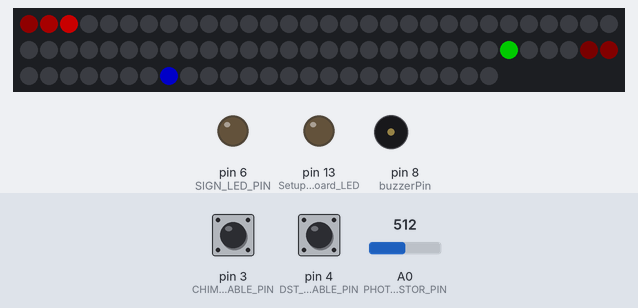
The sketch below on a simulated Arduino Uno, built with avr-gcc and run on an emulated ATmega328P. Parts: 84 RGB LEDs in strip order, left to right, continuing on the next row, output pins drawn as LEDs (lit = HIGH), buzzer (waves = sounding). The inputs (shaded band) are chosen by the test bench; at power-on: A0 (PHOTORESISTOR_PIN) = 512, pin 4 (DST_ENABLE_PIN) HIGH, pin 3 (CHIMES_ENABLE_PIN) HIGH. Dim RGB values are drawn brighter than linear; the local clock reads 2024-03-15 10:24:30 at power-on unless the sketch sets it; what the sketch prints to the serial monitor is not drawn.

Above: at 2.7 s.
2.8 s: A0 (PHOTORESISTOR_PIN) set to 42
4.5 s: A0 (PHOTORESISTOR_PIN) set to 37
At 5.8 s:
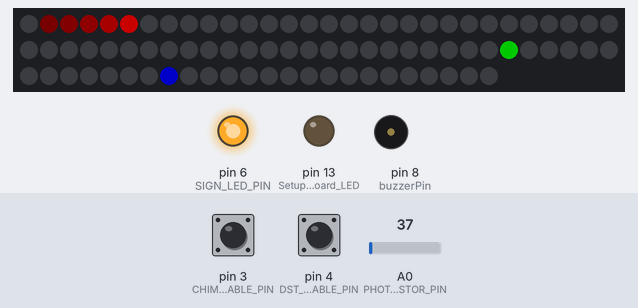
7.5 s: pin 4 (DST_ENABLE_PIN) pulled LOW for 0.15 s
9.1 s: pin 4 (DST_ENABLE_PIN) pulled LOW for 1 s
Timing chart, 0 to 12.1 s (numbered marks = the images above; inputs shaded):
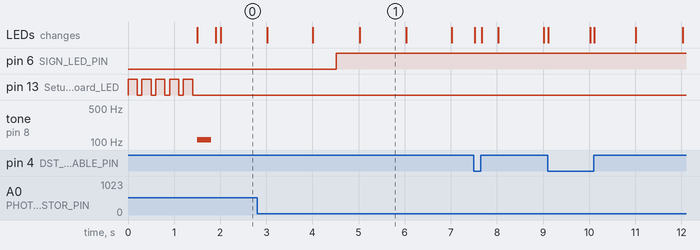

Measured:
- the behaviour switches between 40 and 39 on A0 (PHOTORESISTOR_PIN) (found by bisection; images 0 and 1)
- after the input at 4.5 s, pin 6 (SIGN_LED_PIN): LOW → HIGH at once

The sketch:

RGB-LED-Ring-Clock.ino
```cpp
// (licence header left out)
// ArduinoIDE system libraries
#include <Adafruit_NeoPixel.h>
#include "RTClib.h"   // Library for Real Time Clock DS1307A
#include <LinkedList.h>

// Project libraries
#include "pitches.h"  // My set of musical note pitches
#include "ToneJob.h"  // My struct for holding notes and rests to play

LinkedList<ToneJob> toneJobList = LinkedList<ToneJob>();


// Real Time Clock Object/API
RTC_DS1307 rtc;

#define DST_ENABLE_PIN 4    // Daylight savings time switch
#define CHIMES_ENABLE_PIN 3 // Clock chimes enable switch

// Pin pezieo is attached to
int buzzerPin = 8;

#define WHOLE_NOTE_DURATION_MS 1200
#define BONG_DURATION_MS 1200

// Westminster Chimes music:
int melody[] = {
  NOTE_A2, NOTE_G2, NOTE_F2, NOTE_C2, REST, REST, NOTE_F2, NOTE_G2, NOTE_A2, NOTE_F2, REST, REST, NOTE_A2, NOTE_F2, NOTE_G2, NOTE_C2, REST, REST, NOTE_C2, NOTE_G2, NOTE_A2, NOTE_F2, REST, REST
};

// Chimes music durations: 4 = quarter note, 8 = eighth note, etc.:
int noteDurations[] = {
  4, 4, 4, 4, 4, 4, 4, 4, 4, 4, 4, 4, 4, 4, 4, 4, 4, 4, 4, 4, 4, 4, 4, 4
};

int noteQuantity = 24;

// RGB LED Ring pins and base offsets Configuration
#define LED_PIN    9
#define LED_COUNT 84
#define LED_BRIGHTNESS 100      // One-off max LED brightness

#define LED_SEC_BASE_INDEX 0
#define LED_MIN_BASE_INDEX 0
#define LED_HOUR_BASE_INDEX 60
#define LED_SEC_COUNT 60
#define LED_MIN_COUNT 60
#define LED_HOUR_COUNT 24

#define COMET_ENABLED true
#define COMET_FADE_RATE 0.40

// RGB LED / NeoPixel Setup
Adafruit_NeoPixel strip(LED_COUNT, LED_PIN, NEO_GRB + NEO_KHZ800);

uint32_t hourColor = strip.Color(0,0,255);    // Hours are blue?
uint32_t minColor = strip.Color(0,255,0);   // Minutes are green!
uint32_t secColor = strip.Color(255,0,0);     // Seconds are red?

// Prior state recording - for hour & half hour chimes
int lastHour = -1;
int lastMinute = 0;

// Photoresistor settings
#define PHOTORESISTOR_PIN A0
#define PHOTORESISTOR_OFF_THRESHOLD 40

// Light up sign settings
#define SIGN_LED_PIN 6

// Quiet hours setting
#define EVENING_END_CHIMES_HOUR 21
#define MORNING_START_CHIMES_HOUR 9


// ***************************************************************************************************
// ** Plays full chimes on pezieo
void playWestminsterChimes() {
  for (int thisNote = 0; thisNote < noteQuantity; thisNote++) {
    ToneJob newToneJob;
    newToneJob.melody_pitch = melody[thisNote];
    newToneJob.duration = noteDurations[thisNote];
    toneJobList.add(newToneJob);
  }
}


// ** Play a bong on the pezieo
void playBong() {
  ToneJob newToneJob;
  newToneJob.melody_pitch = NOTE_B0;
  newToneJob.duration = 1;
  toneJobList.add(newToneJob);
}


// ** Play chimes on the hour
void playHourlyChimes(int currHour) {
  playWestminsterChimes();
  int numBongs = currHour % 12;
  if( numBongs == 0 ) { numBongs = 12; }

  for( int i = 0; i < numBongs; i++ ) {
    playBong();
  }
}


// ** SHOW hourly chimes when buzzer disabled
void showHourlyChimes(int currHour) {
  LED_Blink(currHour, 100, 100);
}


// ** SHOW a half hour "bong"
void showHalfHourChimes() {
  LED_Blink(1, 750, 0);
}


// ** Calculates outer ring light index based on input index (usually a base 60 time)
int calcOuterRingIndex(int inIndex) {
  int ledIndex = 0;
  if( inIndex >= 30 ) {
    ledIndex = LED_SEC_BASE_INDEX + (inIndex - 30);
  }
  else {
    ledIndex = LED_SEC_BASE_INDEX + (inIndex + 30);
  }
  return ledIndex;
}


// ** Uses the RTC to get the current time as a DateTime object
DateTime getCurrentTime() {
  DateTime now = rtc.now();
  return now;
}


// ** Reads RTC and handled Daylight Savings Time adjustments
int getCurrHour() {
  DateTime now = getCurrentTime();
  int currHour = now.hour();
  if( isDSTEnabled() ) {
    currHour = (currHour + 1) % 24;
  }
  return currHour;
}


// ** Show the current hour on the inner LED ring
void showCurrHour(int currHour) {
  int ledIndex = 0;
  if( currHour <= 2 ) {
    ledIndex = LED_HOUR_BASE_INDEX + (currHour + 81);
  } else {
    ledIndex = LED_HOUR_BASE_INDEX + (currHour - 3);
  }

  strip.setPixelColor(ledIndex, hourColor);
}


// ** Show current Minute on the outer LED Ring
void showCurrMin(int currMin) {
  int ledIndex = calcOuterRingIndex(currMin);
  strip.setPixelColor(ledIndex, minColor);
}


// ** A simple "fading comet" to make seconds more interesting
void showComet(int currSec) {
  int red = 255;
  int minRed = 10;
  while( red > minRed ) {
    red *= COMET_FADE_RATE;
    currSec--;
    if( currSec < 0 ) {
      currSec = 59;
    }
    int ledIndex = calcOuterRingIndex(currSec);
    strip.setPixelColor(ledIndex, strip.Color(red, 0, 0));
  }
}


// ** Show current second on the outer LED Ring
void showCurrSec(int currSec) {
  int ledIndex = calcOuterRingIndex(currSec);
  strip.setPixelColor(ledIndex, secColor);

  if(COMET_ENABLED){
    showComet(currSec);
  }
}


// ** Clear all RGB LEDs
void clearLEDs() {
  for( int i = 0; i < LED_COUNT; i++ ) {
    strip.setPixelColor(i, strip.Color(0,0,0));
  }
}


// ** Calculate new clock LED lights
void updateClockLEDs() {
  DateTime now = getCurrentTime();
  int currHour = getCurrHour();
  int currSec = now.second();
  int currMin = now.minute();

  clearLEDs();

  // Render out the LED colors
  showCurrSec(currSec);
  showCurrMin(currMin);
  showCurrHour(currHour);

  strip.show(); // Ensure all updates are rendered
}

// ** Exclude night times for chimes
bool isQuietHour(int currHour) {
  if(currHour >= EVENING_END_CHIMES_HOUR) {
    return true;
  } else if(currHour < MORNING_START_CHIMES_HOUR) {
    return true;
  } else {
    return false;
  }
}

// ** Decide if the chimes should run and do em
void handleChimes() {
  DateTime now = getCurrentTime();

  int currHour = now.hour();
  int currMinute = now.minute();
  if( lastHour != currHour ) {
    lastHour = currHour;
    // The hour updated and chimes are enabled, time to play some chimes!
    if(isChimesEnabled(currHour)) {
      playHourlyChimes(currHour);
    } else {
      showHourlyChimes(currHour);
    }
  }

  if( currMinute == 30 && lastMinute != 30 ) {
    // Play half hour bong
    if(isChimesEnabled(currHour)) {
      playBong();
    } else {
      showHalfHourChimes();
    }
  }
  lastMinute = currMinute;
}

// ** Returns whether the chimes switch is enabled
// ** Accounts for quiet hours too
bool isChimesEnabled(int currHour) {
  bool ret = (digitalRead(CHIMES_ENABLE_PIN) == LOW);
  ret &= !isQuietHour(currHour);
  return ret;
}

// ** Return whether Daylight Savings Time switch is on
bool isDSTEnabled() {
  return( digitalRead(DST_ENABLE_PIN) == LOW );
}


// ** On board LED controls
void LED_ON() { digitalWrite(LED_BUILTIN, HIGH); }
void LED_OFF() { digitalWrite(LED_BUILTIN, LOW); }
void LED_Blink(int delay_ms) {
  LED_ON();
  delay(delay_ms);
  LED_OFF();
}

void LED_Blink(int count, int on_ms, int off_ms) {
  for(int i = 0; i < count; i++) {
    LED_ON();
    delay(on_ms);
    LED_OFF();
    delay(off_ms);
  }
}

// ** Light up sign status
void handleSignState() {
  int curr_photoresistor_read_value = analogRead(PHOTORESISTOR_PIN);
  // Serial.print("Photo read: ");
  // Serial.println(curr_photoresistor_read_value);
  if( curr_photoresistor_read_value < PHOTORESISTOR_OFF_THRESHOLD ) {
    digitalWrite(SIGN_LED_PIN, HIGH);
  } else {
    digitalWrite(SIGN_LED_PIN, LOW);
  }
}

// ** If there's a tone to play, dequeue it, play and return
void processSingleToneJob() {
  if(toneJobList.size() > 0) {
    ToneJob tj = toneJobList.shift();
    int noteDuration = WHOLE_NOTE_DURATION_MS / tj.duration;
    tone(buzzerPin, tj.melody_pitch, noteDuration);
    int pauseBetweenNotes = noteDuration * 1.30;
    delay(pauseBetweenNotes);
    noTone(buzzerPin);
  }
}


// *******************************************************************************************
void setup() {
// Support for ATtiny85 clock and the RGB LEDs
#if defined(__AVR_ATtiny85__) && (F_CPU == 16000000)
  clock_prescale_set(clock_div_1);
#endif

  pinMode(LED_BUILTIN, OUTPUT);   // Setup onboard LED
  pinMode(DST_ENABLE_PIN, INPUT_PULLUP);
  pinMode(CHIMES_ENABLE_PIN, INPUT_PULLUP);

  pinMode(SIGN_LED_PIN, OUTPUT);
  pinMode(PHOTORESISTOR_PIN, INPUT);

  // Turn on the serial interface for debugging/testing
  Serial.begin(115200);

  LED_Blink(5, 200, 100);

  // Setup the RGB LED strip
  strip.begin();           // INITIALIZE NeoPixel strip object (REQUIRED)
  strip.show();            // Turn OFF all pixels ASAP
  strip.setBrightness(LED_BRIGHTNESS); // Set BRIGHTNESS to about 1/5 (max = 255)

  // Connect over I2C to the RTC chip
  if (! rtc.begin()) {
   Serial.println("Couldn't find RTC");
   while (1) { LED_Blink(10, 50, 50); }
  }

  if (! rtc.isrunning()) {
    Serial.println("RTC is not running - need to program for current time");
    while(1) { LED_Blink(10, 50, 100); }
  }

  // Get current hour to prevent chimes on boot
  if(!isChimesEnabled(12)) {
    Serial.println("Chimes disabled");
    DateTime now = getCurrentTime();
    lastHour = now.hour();
  } else {
    Serial.println("Chimes enabled - play warm-up music");
  }

  ToneJob toneJob1;
  toneJob1.melody_pitch = NOTE_A2;
  toneJob1.duration = 4;
  toneJobList.add(toneJob1);

  Serial.println("RTC and LEDs up - starting main operations");

}


// ** Main Loop ****************************************************************
void loop() {
  processSingleToneJob();

  updateClockLEDs();
  handleChimes();
  handleSignState();

  delay(10);
}
```

ToneJob.h
```cpp
/*
 *
 *
 *
 *
 */

#ifndef __TONE_JOB_H
#define __TONE_JOB_H


struct ToneJob {
  int melody_pitch;
  int duration;
};

#endif
```

pitches.h
```cpp
/*************************************************

 * Public Constants

 *************************************************/

#define REST     0
#define NOTE_B0  31
#define NOTE_C1  33
#define NOTE_CS1 35
#define NOTE_D1  37
#define NOTE_DS1 39
#define NOTE_E1  41
#define NOTE_F1  44
#define NOTE_FS1 46
#define NOTE_G1  49
#define NOTE_GS1 52
#define NOTE_A1  55
#define NOTE_AS1 58
#define NOTE_B1  62
#define NOTE_C2  65
#define NOTE_CS2 69
#define NOTE_D2  73
#define NOTE_DS2 78
#define NOTE_E2  82
#define NOTE_F2  87
#define NOTE_FS2 93
#define NOTE_G2  98
#define NOTE_GS2 104
#define NOTE_A2  110
#define NOTE_AS2 117
#define NOTE_B2  123
#define NOTE_C3  131
#define NOTE_CS3 139
#define NOTE_D3  147
#define NOTE_DS3 156
#define NOTE_E3  165
#define NOTE_F3  175
#define NOTE_FS3 185
#define NOTE_G3  196
#define NOTE_GS3 208
#define NOTE_A3  220
#define NOTE_AS3 233
#define NOTE_B3  247
#define NOTE_C4  262
#define NOTE_CS4 277
#define NOTE_D4  294
#define NOTE_DS4 311
#define NOTE_E4  330
#define NOTE_F4  349
#define NOTE_FS4 370
#define NOTE_G4  392
#define NOTE_GS4 415
#define NOTE_A4  440
#define NOTE_AS4 466
#define NOTE_B4  494
#define NOTE_C5  523
#define NOTE_CS5 554
#define NOTE_D5  587
#define NOTE_DS5 622
#define NOTE_E5  659
#define NOTE_F5  698
#define NOTE_FS5 740
#define NOTE_G5  784
#define NOTE_GS5 831
#define NOTE_A5  880
#define NOTE_AS5 932
#define NOTE_B5  988
#define NOTE_C6  1047
#define NOTE_CS6 1109
#define NOTE_D6  1175
#define NOTE_DS6 1245
#define NOTE_E6  1319
#define NOTE_F6  1397
#define NOTE_FS6 1480
#define NOTE_G6  1568
#define NOTE_GS6 1661
#define NOTE_A6  1760
#define NOTE_AS6 1865
#define NOTE_B6  1976
#define NOTE_C7  2093
#define NOTE_CS7 2217
#define NOTE_D7  2349
#define NOTE_DS7 2489
#define NOTE_E7  2637
#define NOTE_F7  2794
#define NOTE_FS7 2960
#define NOTE_G7  3136
#define NOTE_GS7 3322
#define NOTE_A7  3520
#define NOTE_AS7 3729
#define NOTE_B7  3951
#define NOTE_C8  4186
#define NOTE_CS8 4435
#define NOTE_D8  4699
#define NOTE_DS8 4978
```
